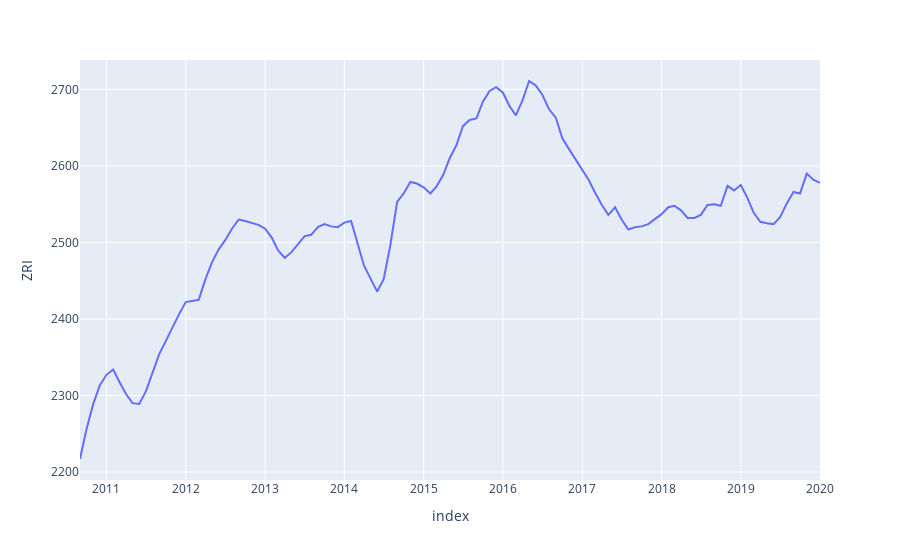

Notebook source saved alongside this figure:
### Code cell
fig = px.line(data_frame = , x = 'index',y = 'ZRI')
fig.show()
